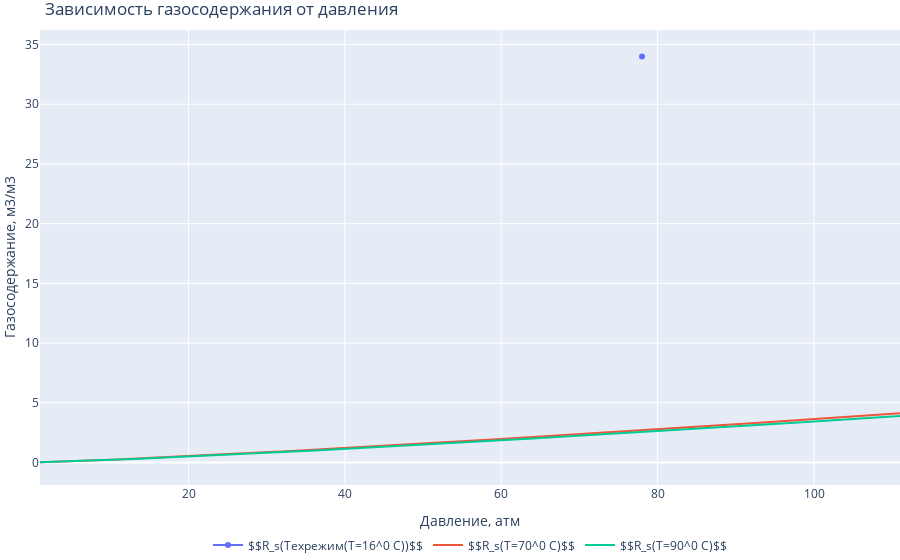

Notebook code for this chart:
### Markdown cell above
**Газонасыщенность с увеличением давления до давления насыщения растет, так как на газ и нефть действует все большее давление, способствующее растворению газа в нефти, а нефть до давления насыщения еще может растворить в себе газ. Газонасыщенность при увеличении температуры падает.**

### Code cell
#визуализация


print("Давление насыщения расчетное = " + str(pb) + " атм.")
print("Давление насыщения тех.режим = " + str(78) + " атм.")

fig = go.Figure()

fig.add_trace(go.Scatter(x=[78], y=[34], name='$$R_s(Техрежим(T=16^0 C))$$'))
fig.add_trace(go.Scatter(x=p_list, y=rs_70, name='$$R_s(T=70^0 C)$$'))
fig.add_trace(go.Scatter(x=p_list, y=rs_90, name='$$R_s(T=90^0 C)$$'))
fig.update_layout(legend_orientation="h",
                  legend=dict(x=.5, xanchor="center"),
                  title="Зависимость газосодержания от давления",
                  xaxis_title="Давление, атм",
                  yaxis_title="Газосодержание, м3/м3",
                  margin=dict(l=0, r=0, t=30, b=0))
fig.update_traces(hoverinfo="x+y")
fig.show()

### Figure 1 — Plotly figure (JSON) as saved in the notebook; plotly's stock layout.template omitted (floating-point values rounded to 4 significant figures)
{"data": [{"hoverinfo": "x+y", "name": "$$R_s(Техрежим(T=16^0 C))$$", "type": "scatter", "x": [78], "y": [34]}, {"hoverinfo": "x+y", "name": "$$R_s(T=70^0 C)$$", "type": "scatter", "x": [1, 2, 3, 4, 5, 6, 7, 8, 9, 10, 11, 12, 13, 14, 15, 16, 17, 18, 19, 20, 21, 22, 23, 24, 25, 26, 27, 28, 29, 30, 31, 32, 33, 34, 35, 36, 37, 38, 39, 40, 41, 42, 43, 44, 45, 46, 47, 48, 49, 50, 51, 52, 53, 54, 55, 56, 57, 58, 59, 60, 61, 62, 63, 64, 65, 66, 67, 68, 69, 70, 71, 72, 73, 74, 75, 76, 77, 78, 79, 80, 81, 82, 83, 84, 85, 86, 87, 88, 89, 90, 91, 92, 93, 94, 95, 96, 97, 98, 99, 100, 101, 102, 103, 104, 105, 106, 107, 108, 109, 110, 111], "y": [0.01405, 0.03241, 0.05284, 0.07475, 0.09783, 0.1219, 0.1468, 0.1724, 0.1987, 0.2256, 0.2531, 0.2811, 0.3096, 0.3385, 0.3679, 0.3977, 0.4278, 0.4584, 0.4892, 0.5205, 0.552, 0.5838, 0.616, 0.6484, 0.6811, 0.7141, 0.7474, 0.7809, 0.8146, 0.8486, 0.8828, 0.9173, 0.9519, 0.9868, 1.022, 1.057, 1.093, 1.128, 1.164, 1.2, 1.237, 1.273, 1.31, 1.347, 1.384, 1.421, 1.458, 1.496, 1.533, 1.571, 1.609, 1.647, 1.685, 1.724, 1.762, 1.801, 1.84, 1.879, 1.918, 1.957, 1.997, 2.036, 2.076, 2.116, 2.156, 2.196, 2.236, 2.276, 2.316, 2.357, 2.398, 2.438, 2.479, 2.52, 2.561, 2.603, 2.644, 2.686, 2.727, 2.769, 2.811, 2.852, 2.894, 2.937, 2.979, 3.021, 3.063, 3.106, 3.149, 3.191, 3.234, 3.277, 3.32, 3.363, 3.406, 3.449, 3.493, 3.536, 3.58, 3.624, 3.667, 3.711, 3.755, 3.799, 3.843, 3.887, 3.931, 3.976, 4.02, 4.065, 4.109]}, {"hoverinfo": "x+y", "name": "$$R_s(T=90^0 C)$$", "type": "scatter", "x": [1, 2, 3, 4, 5, 6, 7, 8, 9, 10, 11, 12, 13, 14, 15, 16, 17, 18, 19, 20, 21, 22, 23, 24, 25, 26, 27, 28, 29, 30, 31, 32, 33, 34, 35, 36, 37, 38, 39, 40, 41, 42, 43, 44, 45, 46, 47, 48, 49, 50, 51, 52, 53, 54, 55, 56, 57, 58, 59, 60, 61, 62, 63, 64, 65, 66, 67, 68, 69, 70, 71, 72, 73, 74, 75, 76, 77, 78, 79, 80, 81, 82, 83, 84, 85, 86, 87, 88, 89, 90, 91, 92, 93, 94, 95, 96, 97, 98, 99, 100, 101, 102, 103, 104, 105, 106, 107, 108, 109, 110, 111], "y": [0.01328, 0.03063, 0.04994, 0.07064, 0.09245, 0.1152, 0.1387, 0.1629, 0.1878, 0.2132, 0.2392, 0.2656, 0.2926, 0.3199, 0.3477, 0.3758, 0.4043, 0.4331, 0.4623, 0.4918, 0.5216, 0.5517, 0.5821, 0.6127, 0.6436, 0.6748, 0.7062, 0.7379, 0.7698, 0.8019, 0.8342, 0.8668, 0.8995, 0.9325, 0.9657, 0.999, 1.033, 1.066, 1.1, 1.134, 1.169, 1.203, 1.238, 1.272, 1.307, 1.343, 1.378, 1.413, 1.449, 1.485, 1.52, 1.556, 1.593, 1.629, 1.665, 1.702, 1.739, 1.775, 1.812, 1.85, 1.887, 1.924, 1.962, 1.999, 2.037, 2.075, 2.113, 2.151, 2.189, 2.227, 2.266, 2.304, 2.343, 2.382, 2.42, 2.459, 2.499, 2.538, 2.577, 2.616, 2.656, 2.695, 2.735, 2.775, 2.815, 2.855, 2.895, 2.935, 2.975, 3.016, 3.056, 3.097, 3.137, 3.178, 3.219, 3.26, 3.301, 3.342, 3.383, 3.424, 3.465, 3.507, 3.548, 3.59, 3.632, 3.673, 3.715, 3.757, 3.799, 3.841, 3.883]}], "layout": {"legend": {"orientation": "h", "x": 0.5, "xanchor": "center"}, "margin": {"b": 0, "l": 0, "r": 0, "t": 30}, "title": {"text": "Зависимость газосодержания от давления"}, "xaxis": {"title": {"text": "Давление, атм"}}, "yaxis": {"title": {"text": "Газосодержание, м3/м3"}}}}
